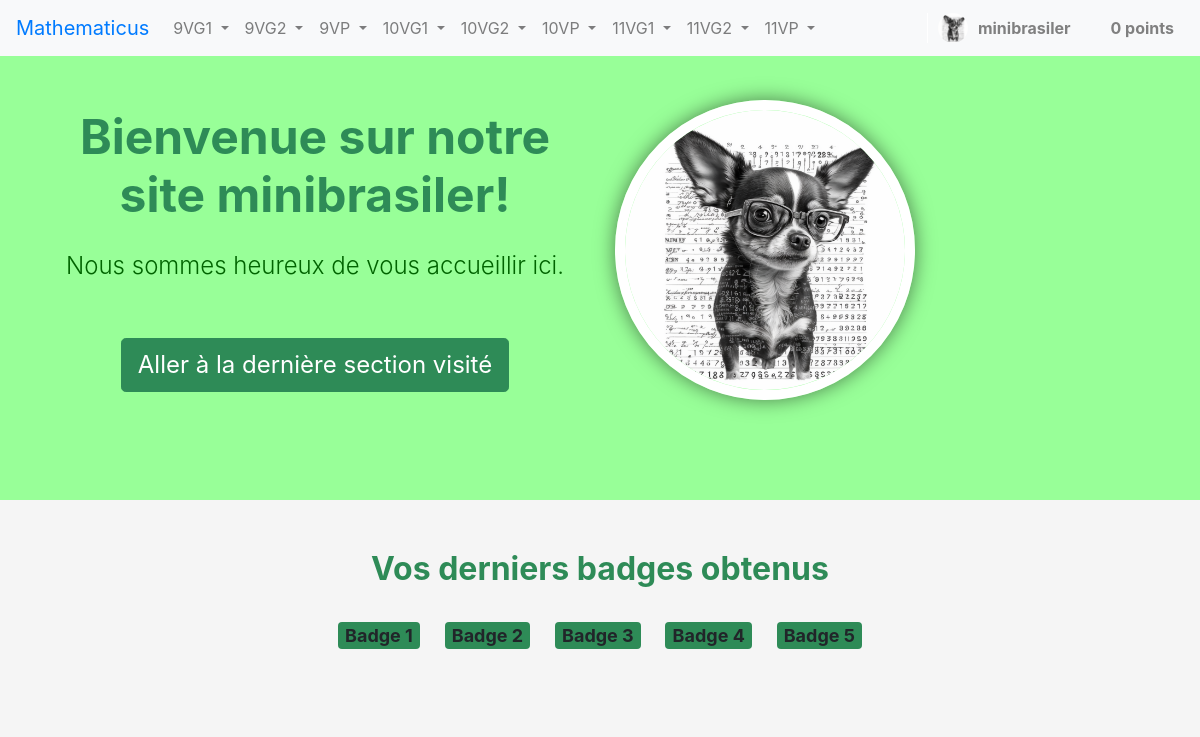
The page /dashboard (signed in) on the database as committed earlier.
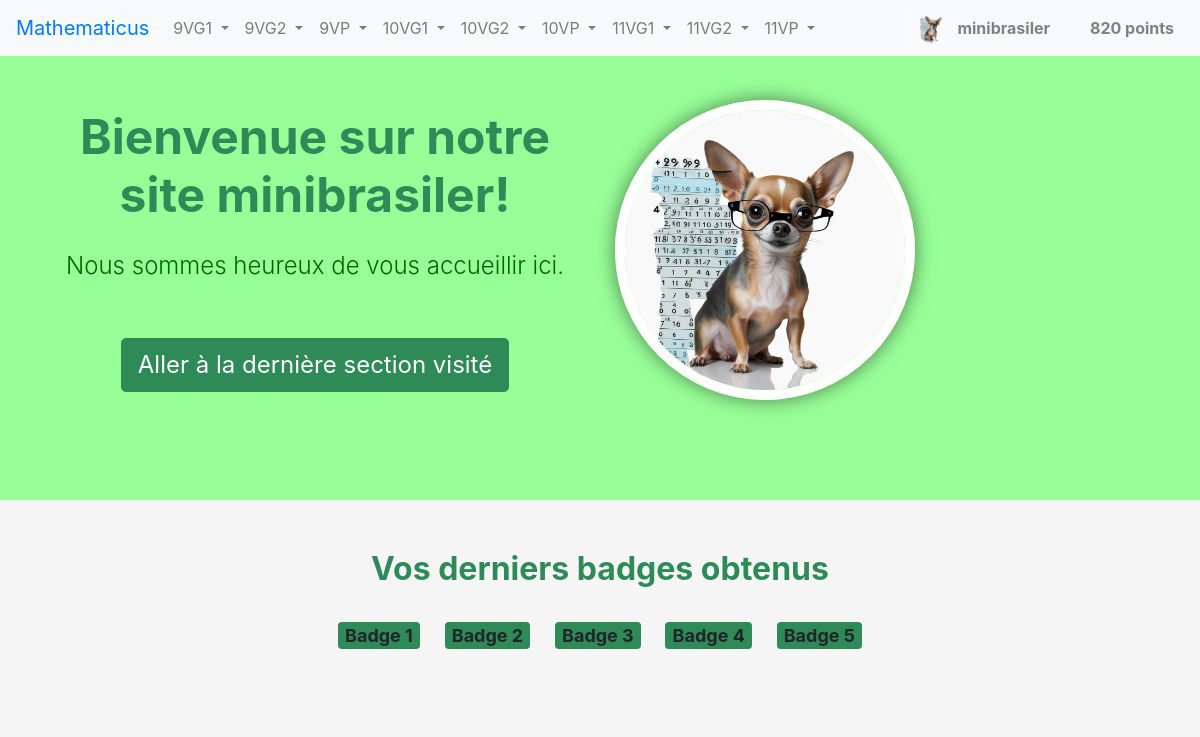
The same page on the database as committed later.
### app.py (models this page shows)
class User(UserMixin, db.Model):
    __tablename__ = 'users'
    id = db.Column(db.Integer, primary_key=True)
    username = db.Column(db.String(50), unique=True, nullable=False)
    email = db.Column(db.String(128), unique=True, nullable=False)
    password_hash = db.Column(db.String(128), nullable=False)
    token = db.Column(db.Integer, default=False, nullable=False)
    is_confirmed = db.Column(db.Boolean, default=False)
    personnalisation = db.Column(db.Boolean, default=False)
    avatar = db.Column(db.String(50), nullable = True)
    points = db.Column(db.Integer, default=0)
    exercises = db.relationship('Exercise', backref='user', lazy='dynamic')

### app.py (the view)
@app.route('/dashboard')
@login_required
def dashboard():
     user = current_user
     return render_template('dashboard.html',user=current_user)

### app.py (called while the page is built)
    @login_manager.user_loader
    def load_user(user_id):
        return db.session.get(User,(int(user_id)))

### templates/dashboard.html (shortened to what this page needs)
<!DOCTYPE html>
<html>
<head>
  <link rel="stylesheet" href="https://maxcdn.bootstrapcdn.com/bootstrap/4.5.2/css/bootstrap.min.css">
  <link rel="stylesheet" href="static/navbar-style.css">
  <link rel="stylesheet" href="static/dashboard-style.css">
</head>
<body>
  {% include 'navbar.html' %}
  <section id="welcome">
  <div class="container">
    <div class="row align-items-center">
      <div class="col-md-6 text-center">
        <h2 class="mb-4">Bienvenue sur notre site {{user.username}}!</h2>
        <p class="lead mb-4">Nous sommes heureux de vous accueillir ici.</p>
        <button class="btn btn-primary btn-lg"><a href="#">Aller à la dernière section visité</a></button>
      </div>
      <div class="col-md-6">
        <img src=static/images/{{user.avatar}} alt="Bienvenue" class="img-fluid">
      </div>
    </div>
  </div>
  </section>
<section id="badges">
  <div class="container">
    <div class="row align-items-center">
      <div class="col-md-12 text-center">
        <h3 class="mb-4">Vos derniers badges obtenus</h3>
        <div class="badge">Badge 1</div>
        <div class="badge">Badge 2</div>
        <div class="badge">Badge 3</div>
        <div class="badge">Badge 4</div>
        <div class="badge">Badge 5</div>
      </div>
    </div>
  </div>
</section>
</body>
</html>

### templates/navbar.html (shortened to what this page needs)
<nav class="navbar navbar-expand-lg navbar-light bg-light">
    <a class="navbar-brand" href="#">Mathematicus</a>
    <div class="collapse navbar-collapse" id="navbarNav">
      <ul class="navbar-nav">
        <li class="nav-item dropdown">
          <a class="nav-link dropdown-toggle" href="#" id="9VG1Dropdown" role="button" data-toggle="dropdown" aria-haspopup="true" aria-expanded="false">
            9VG1
          </a>
        </li>
        <li class="nav-item dropdown">
          <a class="nav-link dropdown-toggle" href="#" id="9VG2Dropdown" role="button" data-toggle="dropdown" aria-haspopup="true" aria-expanded="false">
            9VG2
          </a>
        </li>
        <li class="nav-item dropdown">
          <a class="nav-link dropdown-toggle" href="#" id="9VPDropdown" role="button" data-toggle="dropdown" aria-haspopup="true" aria-expanded="false">
            9VP
          </a>
        </li>
        <li class="nav-item dropdown">
          <a class="nav-link dropdown-toggle" href="#" id="10VG1Dropdown" role="button" data-toggle="dropdown" aria-haspopup="true" aria-expanded="false">
            10VG1
          </a>
        </li>
        <li class="nav-item dropdown">
          <a class="nav-link dropdown-toggle" href="#" id="10VG2Dropdown" role="button" data-toggle="dropdown" aria-haspopup="true" aria-expanded="false">
            10VG2
          </a>
        </li>
        <li class="nav-item dropdown">
          <a class="nav-link dropdown-toggle" href="#" id="10VPDropdown" role="button" data-toggle="dropdown" aria-haspopup="true" aria-expanded="false">
            10VP
          </a>
        </li>
        <li class="nav-item dropdown">
          <a class="nav-link dropdown-toggle" href="#" id="11VG1Dropdown" role="button" data-toggle="dropdown" aria-haspopup="true" aria-expanded="false">
            11VG1
          </a>
        </li>
        <li class="nav-item dropdown">
          <a class="nav-link dropdown-toggle" href="#" id="11VG2Dropdown" role="button" data-toggle="dropdown" aria-haspopup="true" aria-expanded="false">
            11VG2
          </a>
        </li>
        <li class="nav-item dropdown">
          <a class="nav-link dropdown-toggle" href="#" id="11VPDropdown" role="button" data-toggle="dropdown" aria-haspopup="true" aria-expanded="false">
            11VP
          </a>
        </li>
      </ul>
      <div class="user-menu">
        <a href="#" class="user-link">
        <img src="static/images/{{user.avatar}}" alt="User Image" class="user-image">
       {{ user.username }}
        <span class="points-nav" id="points_utilisateurs_nav">{{user.points}} points</span>
        </a>
    </div>
    </div>
  </nav>

### static/navbar-style.css (style rules this page uses)
.navbar { background-color: #87CEFA; position: fixed; width: 100%; z-index: 3; }
.navbar-brand { color: #007bff !important; }
.user-menu { position: relative; display: inline-block; margin-left: auto; }
.user-menu a { color: grey; }
.user-link { display: flex; align-items: center; color: #fff; font-weight: bold; text-decoration: none; padding: 0 10px; border-left: 1px solid #fff; }
.user-image { width: 30px; height: 30px; border-radius: 50%; margin-right: 10px; }
.points-nav { padding-left:20px; margin-left:20px; }

### static/dashboard-style.css (style rules this page uses)
body { background-color: #f5f5f5; }
#welcome { background-color: #98ff98; padding: 100px 0; }
#welcome h2 { font-size: 48px; color: #2e8b57; font-weight: bold; }
#welcome p { font-size: 24px; color: #006400; }
#welcome button { margin-top: 30px; font-size: 24px; background-color: #2e8b57; border-color: #2e8b57; color:white; }
#welcome button a { color: #fff; }
#welcome img { border-radius: 50%; border: 10px solid #fff; box-shadow: 0 0 20px rgba(0, 0, 0, 0.5); width: 300px; height: 300px; position: relative; animation-name: zoomInAndTranslate; animation-duration: 2s; animation-fill-mode: forwards; }
a { text-decoration:none; color:#2e8b57; }
#badges { background-color: #f5f5f5; padding: 50px 0; }
#badges h3 { font-size: 32px; color: #2e8b57; font-weight: bold; }
#badges .badge { margin: 10px; font-size: 18px; background-color: #2e8b57; }

Rows that differ between the two databases and show on the page:
changed User "minibrasiler": avatar: a different picture; points "0" → "820"
